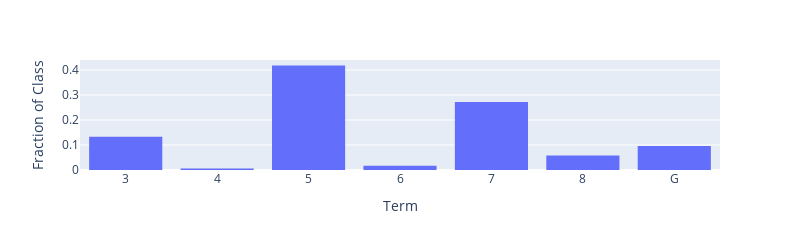

Write notebook code for a chart like this one.
### Markdown cell above
### What year are you?

### Code cell
fig = px.histogram(majors['Terms in Attendance'].sort_values(),
                   histnorm='probability')

fig.update_layout(showlegend=False,
                  xaxis_title="Term",
                  yaxis_title="Fraction of Class",
                  autosize=False, 
                  width=800, 
                  height=250)

### Figure 1 — Plotly figure (JSON) as saved in the notebook; plotly's stock layout.template omitted (floating-point values rounded to 4 significant figures; data arrays with more than 128 entries replaced by an {"elided": "..."} marker saying what was removed)
{"data": [{"alignmentgroup": "True", "bingroup": "x", "histnorm": "probability", "hovertemplate": "variable=Terms in Attendance<br>value=%{x}<br>probability=%{y}<extra></extra>", "legendgroup": "Terms in Attendance", "marker": {"color": "#636efa", "pattern": {"shape": ""}}, "name": "Terms in Attendance", "offsetgroup": "Terms in Attendance", "orientation": "v", "showlegend": true, "type": "histogram", "x": {"elided": "1290 str values"}, "xaxis": "x", "yaxis": "y"}], "layout": {"autosize": false, "barmode": "relative", "height": 250, "legend": {"title": {"text": "variable"}, "tracegroupgap": 0}, "margin": {"t": 60}, "showlegend": false, "width": 800, "xaxis": {"anchor": "y", "domain": [0, 1], "title": {"text": "Term"}}, "yaxis": {"anchor": "x", "domain": [0, 1], "title": {"text": "Fraction of Class"}}}}
